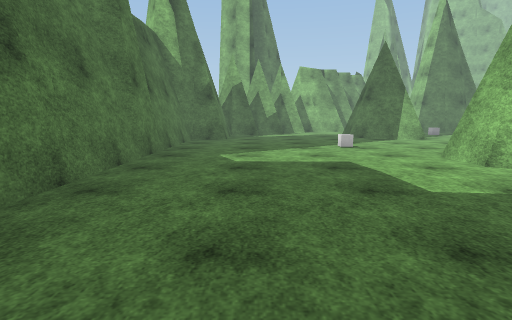
view 1 (above)

18 first-person views from a walk through a Unity game level. The camera is 1.3 m above the floor, tilts 8° down and sees 80° across. The floor is counted in squares, 1 m on a side. Each view is taken from the middle of a square. On the plan, view 1 faces up. The plan holds only what a view shows up to about 14 squares ahead; the rest is blank. The place goes on beyond the plan. The player is left out. Surface patterns are stand-ins for the level's own textures.

view 2
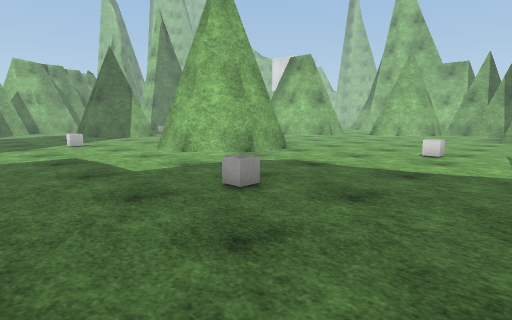

view 3
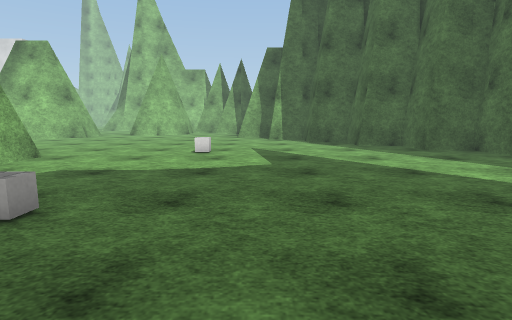

view 4
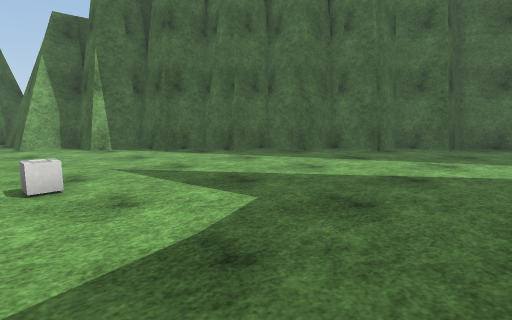

view 5
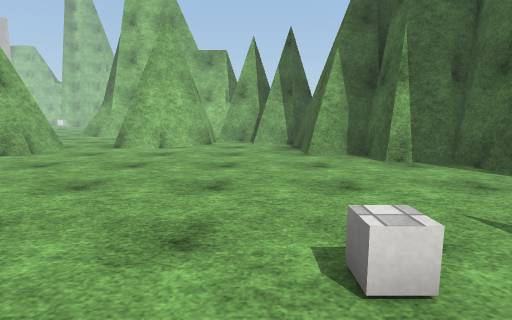

view 6
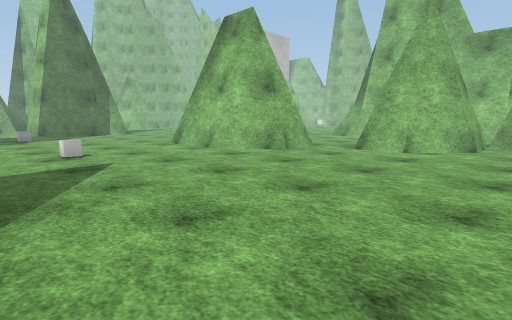

view 7
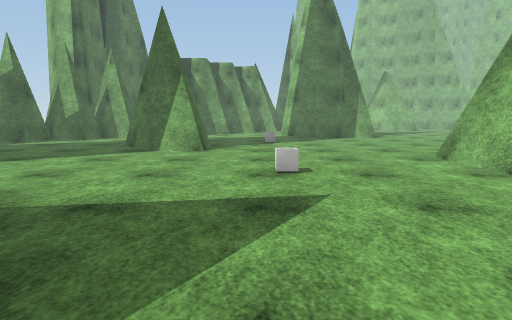

view 8
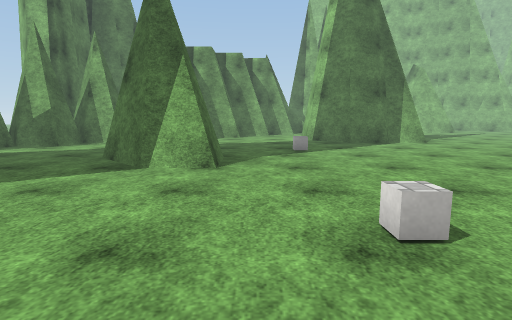

view 9
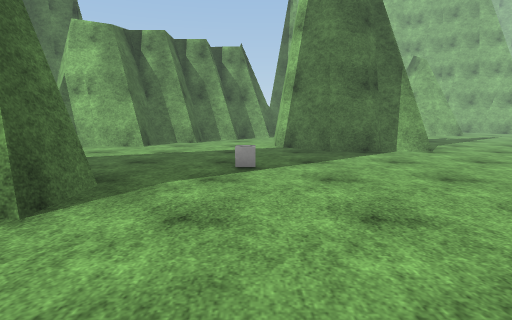

view 10
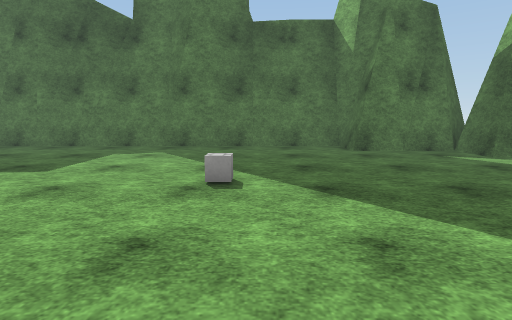

view 11
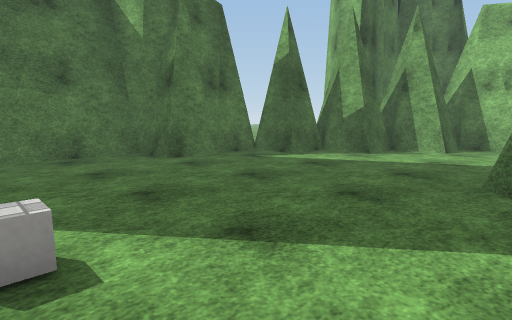

view 12
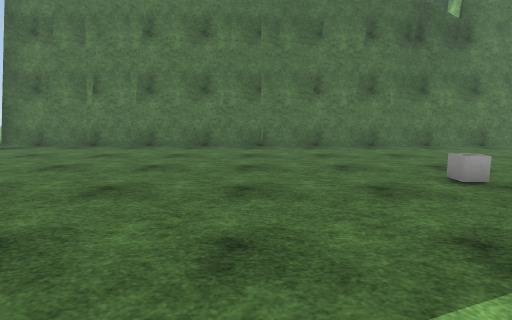

view 13
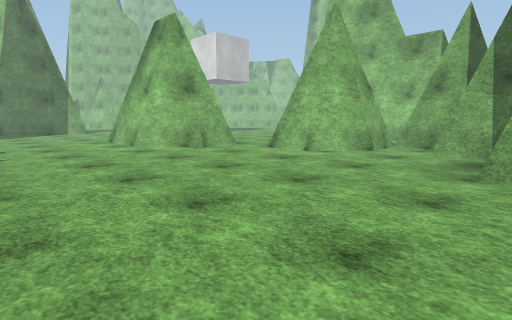

view 14
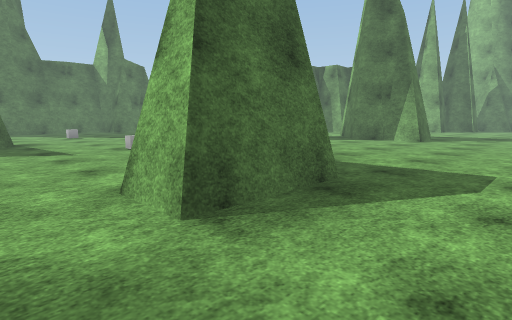

view 15
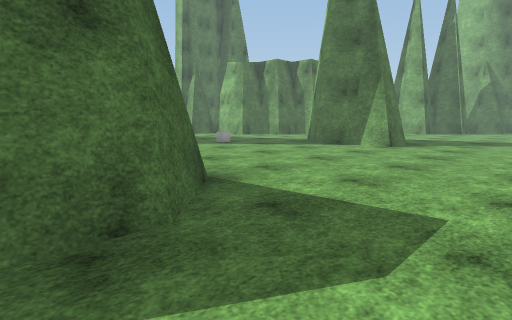

view 16
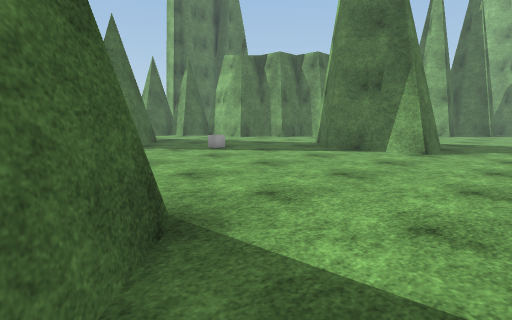

view 17
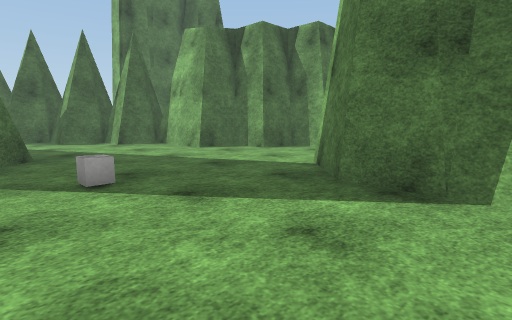

view 18
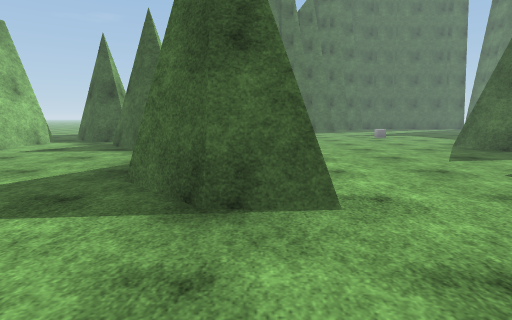

### Floor plan
Key: @ floor where view 1 was taken; # wall or solid block; . floor; = window, fence, low wall or low ledge; O other object.
Columns run from 4 left of view 1 to 25 right of it. Each row starts with its distance up from view 1.
 28         #####.....#    #.....
 27      ####.........##   #.....
 26       ###..........#####.....
 25    ####......................
 24     ###......................
 23 ##  #........................
 22  ####............O...........
 21   #.......  ##...............
 20   #.......#####..............
 19   #........####..............
 18 ###.........###...............
 17 #.............................
 16 #.....................==......
 15 #.....................###.....
 14 #.....................####....
 13 #.......O........O....#  #....
 12 #.....................####....
 11 #......................###....
 10 #..........##...........##....
  9 #.........### ................
  8 #.........#####...........# ..
  7 #..........####...........###.
  6 #...........##............####
  5 #..........................###
  4 #...........................##
  3 #.............................
  2 #.......O...................#
  1 #..............O............#
  0 #...@...................#####
 -1 #.......................#
 -2 #.....................###
 -3 #.....................#
 -4 #...................###
 -5 #...................#
 -6 #.................###
 -7 #.................#
 -8 #.......  ......###
 -9 #......   ......#
-10 #.....    ....###
-11 #....     ....#
-12 #..       ..###

Where each view was taken, in squares from view 1:
view 1: 0 up, 0 right, facing up
view 2: 2 down, 0 right, facing up-right
view 3: 1 down, 0 right, facing right
view 4: 2 up, 5 right, facing down-right
view 5: 2 up, 9 right, facing right
view 6: 2 up, 10 right, facing up-right
view 7: 6 up, 12 right, facing up
view 8: 10 up, 11 right, facing up
view 9: 14 up, 13 right, facing up
view 10: 14 up, 10 right, facing left
view 11: 13 up, 7 right, facing up-left
view 12: 2 down, 10 right, facing left
view 13: 1 down, 12 right, facing up-right
view 14: 8 up, 25 right, facing up-left
view 15: 12 up, 25 right, facing up-left
view 16: 14 up, 23 right, facing up-left
view 17: 20 up, 19 right, facing up-left
view 18: 20 up, 19 right, facing down
